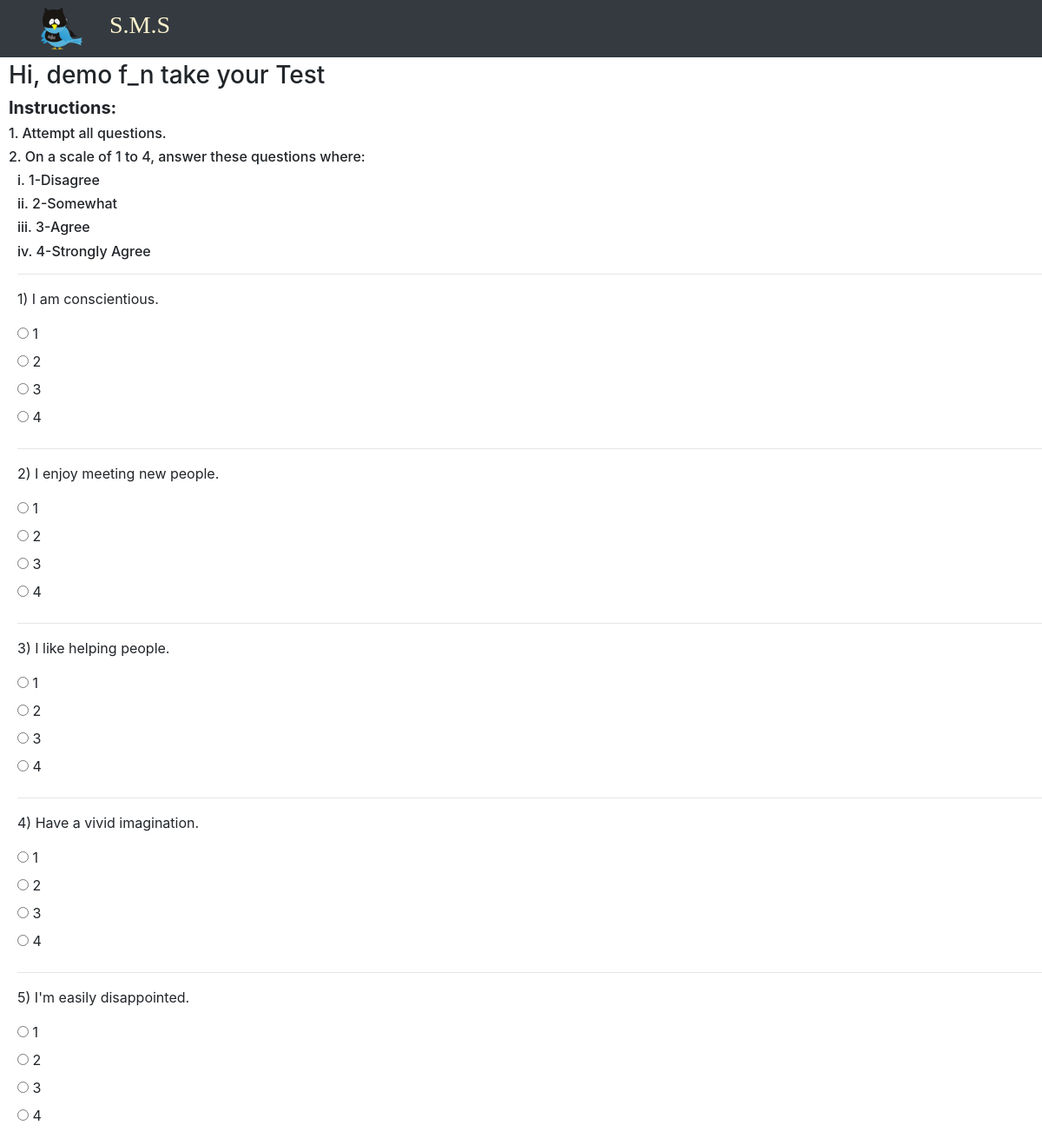
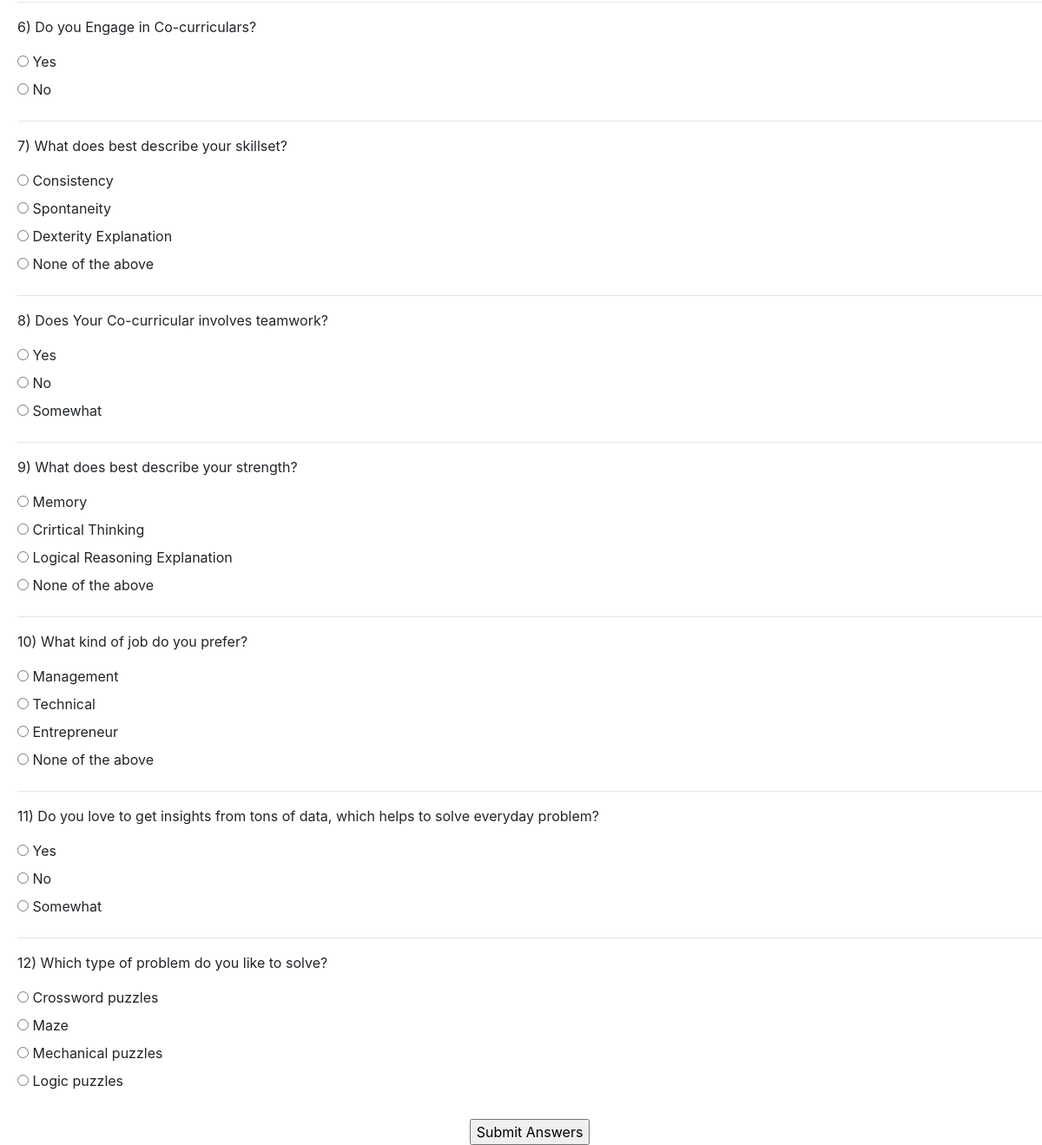
Page /init_test/take_test/ (signed in) on the committed database (2 pictures, top to bottom).
### init_test/models.py (models this page shows)
class test(models.Model):
    question = models.CharField(max_length=500)
    option1 = models.CharField(max_length=200)
    option2 = models.CharField(max_length=200)
    option3 = models.CharField(max_length=200, null=True)
    option4 = models.CharField(max_length=200, null=True)

### init_test/views.py (the view, shortened to what this page needs)
# urls.py: path('take_test/', views.take_test, name="take_test"),
def take_test(request):
    user_id = request.user.id
    print(user_id)
    if request.method == 'GET':
        exam = test.objects.all()
        return render(request, 'take_test.html', {'exam': exam})

### templates/take_test.html (shortened to what this page needs)
{% load static %}
<!DOCTYPE html>
<html>
<head>
    <link rel="stylesheet" href="https://maxcdn.bootstrapcdn.com/bootstrap/4.5.0/css/bootstrap.min.css">
</head>
<body>
{% if user.is_authenticated %}
    <nav class="navbar navbar-expand-md navbar-dark fixed-top bg-dark">
        <a href="/"><img src="{% static 'images/batman.png' %}" width="50" height="50" style="margin-left: 30px"></a>
        <h3 style="font-family: 'Brush Script MT'; margin-left: 30px ; color: #fff3cd">S.M.S</h3>
    </nav>
<h3 style="margin-left: 10px; padding-top: 70px" >Hi, {{ user.first_name }} take your Test</h3>
    <h5 style="margin-left: 10px"><b>Instructions:</b></h5>
    <h6 style="margin-left: 10px">1. Attempt all questions.</h6>
    <h6 style="margin-left: 10px">2. On a scale of 1 to 4, answer these questions where:</h6>
    <h6 style="margin-left: 20px">i. 1-Disagree</h6>
    <h6 style="margin-left: 20px">ii. 2-Somewhat</h6>
    <h6 style="margin-left: 20px">iii. 3-Agree</h6>
    <h6 style="margin-left: 20px">iv. 4-Strongly Agree</h6>
    <form action="{% url 'take_test' %}" method="post" style="margin-left: 20px">
        {% for i in exam %}
            <hr>
            <p>{{ i.id }}) {{ i.question }}</p>
            <input type="radio" name="{{ i.id }}" required id="{{ i.option1 }}"  value="{{ i.option1 }} ">
            <label for="{{ i.option1 }}">{{ i.option1 }}</label><br>
            <input type="radio" name="{{ i.id }}" required id="{{ i.option2 }}"  value="{{ i.option2 }}">
            <label for="{{ i.option2 }}">{{ i.option2 }}</label><br>
            {% if i.option3 %}
                <input type="radio" name="{{ i.id }}" required id="{{ i.option3 }}"  value="{{ i.option3 }}">
            <label for="{{ i.option3 }}">{{ i.option3 }}</label><br>
            {% endif %}
            {% if i.option4 %}
                <input type="radio" name="{{ i.id }}" required id="{{ i.option4 }}"  value="{{ i.option4 }}">
            <label for="{{ i.option4 }}">{{ i.option4 }}</label>
                <br>
            {% endif %}
        {% endfor %}
    <br>
    <div class="submit_ans">
        <input  type="submit" value="Submit Answers">
    </div>
    </form>
    {% endif %}
</body>
</html>

### templates/take_test.html (style rules this page uses)
.submit_ans { text-align: center; }

### rows in the picture
test: id "1", question "I am conscientious.", option1 "1", option2 "2", option3 "3", option4 "4"
test: id "2", question "I enjoy meeting new people.", option1 "1", option2 "2", option3 "3", option4 "4"
test: id "3", question "I like helping people.", option1 "1", option2 "2", option3 "3", option4 "4"
test: id "4", question "Have a vivid imagination.", option1 "1", option2 "2", option3 "3", option4 "4"
test: id "5", question "I'm easily disappointed.", option1 "1", option2 "2", option3 "3", option4 "4"
test: id "6", question "Do you Engage in Co-curriculars?", option1 "Yes", option2 "No"
test: id "7", question "What does best describe your skillset?", option1 "Consistency", option2 "Spontaneity", option3 "Dexterity Explanation", option4 "None of the above"
test: id "8", question "Does Your Co-curricular involves teamwork?", option1 "Yes", option2 "No", option3 "Somewhat"
test: id "9", question "What does best describe your strength?", option1 "Memory", option2 "Crirtical Thinking", option3 "Logical Reasoning Explanation", option4 "None of the above"
test: id "10", question "What kind of job do you prefer?", option1 "Management", option2 "Technical", option3 "Entrepreneur", option4 "None of the above"
test: id "11", question "Do you love to get insights from tons of data, which helps to solve everyday problem?", option1 "Yes", option2 "No", option3 "Somewhat"
test: id "12", question "Which type of problem do you like to solve?", option1 "Crossword puzzles", option2 "Maze", option3 "Mechanical puzzles", option4 "Logic puzzles"

### other values in the picture
{{ user.first_name }} "demo f_n"
